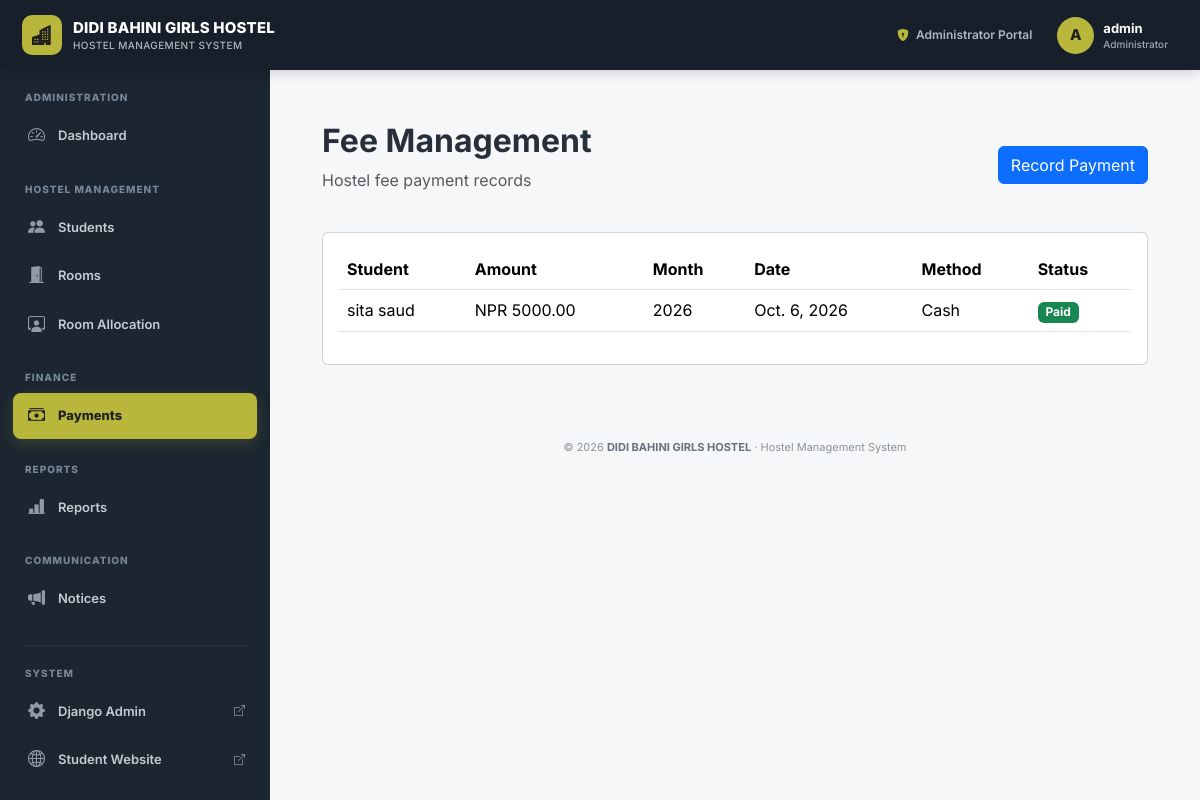
/hostel/payments/ (signed in), run on an earlier commit of the app's database.
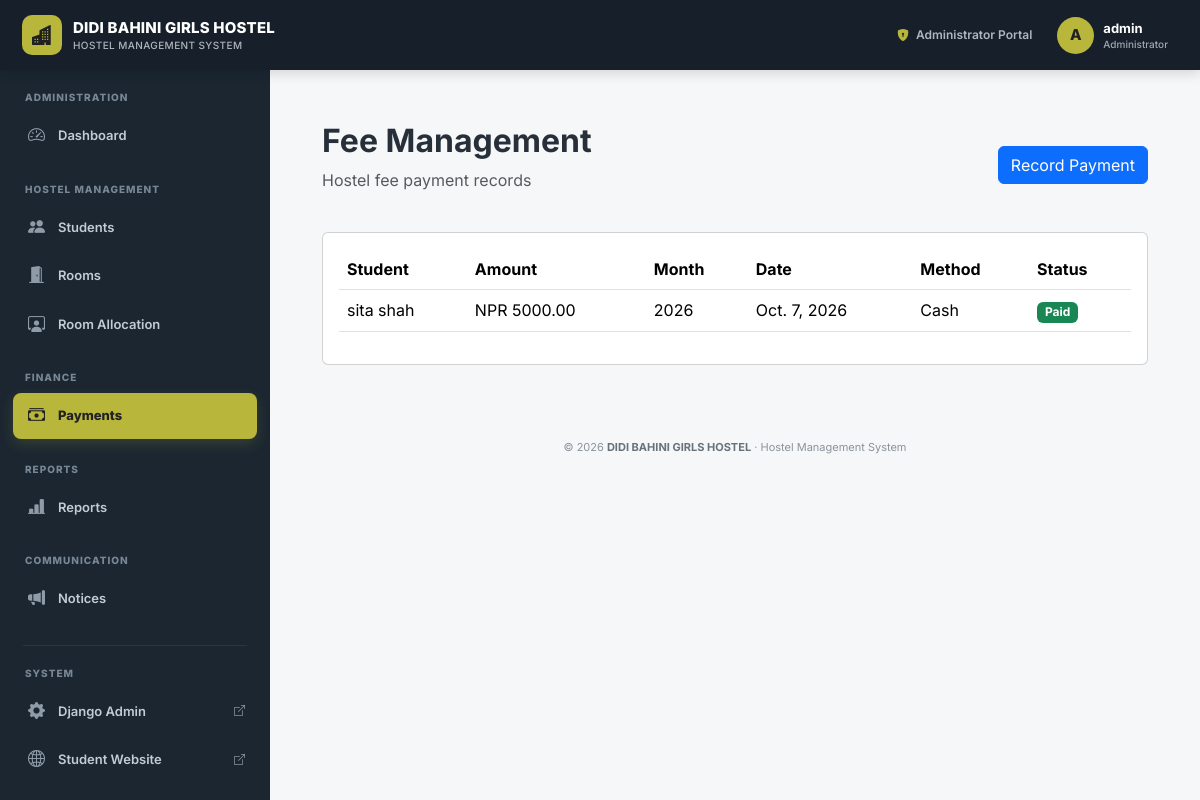
And on a later commit of the database.
### hostel/models.py (models this page shows, shortened)
class FeePayment(models.Model):
    PAYMENT_METHOD_CHOICES = (
        ('Cash', 'Cash'),
        ('Bank', 'Bank'),
        ('Online', 'Online'),
    )
    PAYMENT_STATUS_CHOICES = (
        ('Paid', 'Paid'),
        ('Pending', 'Pending'),
    )
    student = models.ForeignKey(
        Student,
        on_delete=models.CASCADE,
        related_name='payments'
    )
    amount = models.DecimalField(
        max_digits=10,
        decimal_places=2
    )
    payment_date = models.DateField()
    payment_method = models.CharField(
        max_length=30,
        choices=PAYMENT_METHOD_CHOICES
    )
    status = models.CharField(
        max_length=20,
        choices=PAYMENT_STATUS_CHOICES,
        default='Paid'
    )
    month = models.CharField(
        max_length=30
    )
    transaction_id = models.CharField(
        max_length=100,
        blank=True
    )
    remarks = models.TextField(
        blank=True
    )
    created_at = models.DateTimeField(
        auto_now_add=True
    )

class Student(models.Model):
    GENDER_CHOICES = (
        ('Female', 'Female'),
    )
    user = models.OneToOneField(
        User,
        on_delete=models.CASCADE,
        related_name='student_profile'
    )
    student_id = models.CharField(
        max_length=30,
        unique=True
    )
    full_name = models.CharField(
        max_length=150
    )
    phone = models.CharField(
        max_length=20
    )
    email = models.EmailField()
    address = models.TextField()
    guardian_name = models.CharField(
        max_length=150
    )
    guardian_phone = models.CharField(
        max_length=20
    )
    date_of_birth = models.DateField(
        null=True,
        blank=True
    )
    gender = models.CharField(
        max_length=20,
        choices=GENDER_CHOICES,
        default='Female'
    )
    course = models.CharField(
        max_length=150,
        blank=True
    )
    semester = models.CharField(
        max_length=50,
        blank=True
    )
    created_at = models.DateTimeField(
        auto_now_add=True
    )

### hostel/views.py (the view)
@admin_required
def payment_list(request):
    payments = (
        FeePayment.objects
        .select_related(
            'student'
        )
        .order_by(
            '-payment_date',
            '-created_at'
        )
    )
    total_payments = payments.count()
    paid_payments = payments.filter(
        status='Paid'
    ).count()
    pending_payments = payments.filter(
        status='Pending'
    ).count()
    context = {
        'payments': payments,
        'total_payments': total_payments,
        'paid_payments': paid_payments,
        'pending_payments': pending_payments,
    }
    return render(
        request,
        'hostel/payment_list.html',
        context
    )

### hostel/views.py (called while the page is built)
def admin_required(view_func):
    return user_passes_test(
        lambda user: (
            user.is_authenticated
            and user.is_superuser
        ),
        login_url='login'
    )(view_func)

### templates/hostel/payment_list.html (shortened to what this page needs)
{% extends "admin_base.html" %}
{% block content %}
<div class="container-fluid p-4">
    <div class="d-flex
                justify-content-between
                align-items-center
                mb-4">
        <div>
            <h2 class="fw-bold">
                Fee Management
            </h2>
            <p class="text-muted">
                Hostel fee payment records
            </p>
        </div>
        <a href="{% url 'payment_create' %}"
           class="btn btn-primary">
            Record Payment
        </a>
    </div>
    <div class="card table-card">
        <div class="card-body">
            <div class="table-responsive">
                <table class="table table-hover">
                    <thead>
                        <tr>
                            <th>Student</th>
                            <th>Amount</th>
                            <th>Month</th>
                            <th>Date</th>
                            <th>Method</th>
                            <th>Status</th>
                        </tr>
                    </thead>
                    <tbody>
                    {% for payment in payments %}
                        <tr>
                            <td>
                                {{ payment.student.full_name }}
                            </td>
                            <td>
                                NPR {{ payment.amount }}
                            </td>
                            <td>
                                {{ payment.month }}
                            </td>
                            <td>
                                {{ payment.payment_date }}
                            </td>
                            <td>
                                {{ payment.payment_method }}
                            </td>
                            <td>
                                {% if payment.status == "Paid" %}
                                    <span class="badge bg-success">
                                        Paid
                                    </span>
                                {% else %}
                                    <span class="badge bg-danger">
                                        Pending
                                    </span>
                                {% endif %}
                            </td>
                        </tr>
                    {% endfor %}
                    </tbody>
                </table>
            </div>
        </div>
    </div>
</div>
{% endblock %}

What changed in the data, as far as the page shows it:
removed FeePayment: student.full_name "sita saud", amount "5000.00", month "2026", payment_date "Oct. 6, 2026", payment_method "Cash", status "Paid"
added FeePayment: student.full_name "sita shah", amount "5000.00", month "2026", payment_date "Oct. 7, 2026", payment_method "Cash", status "Paid"
